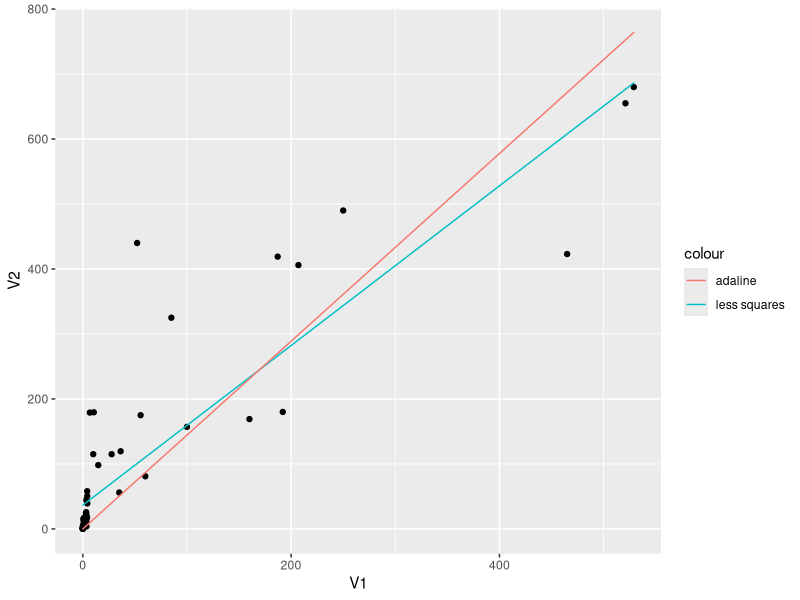
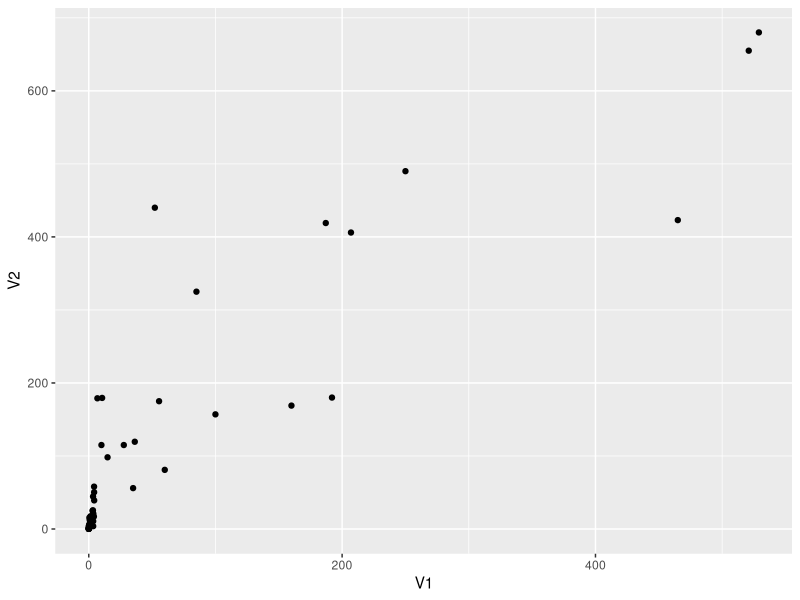
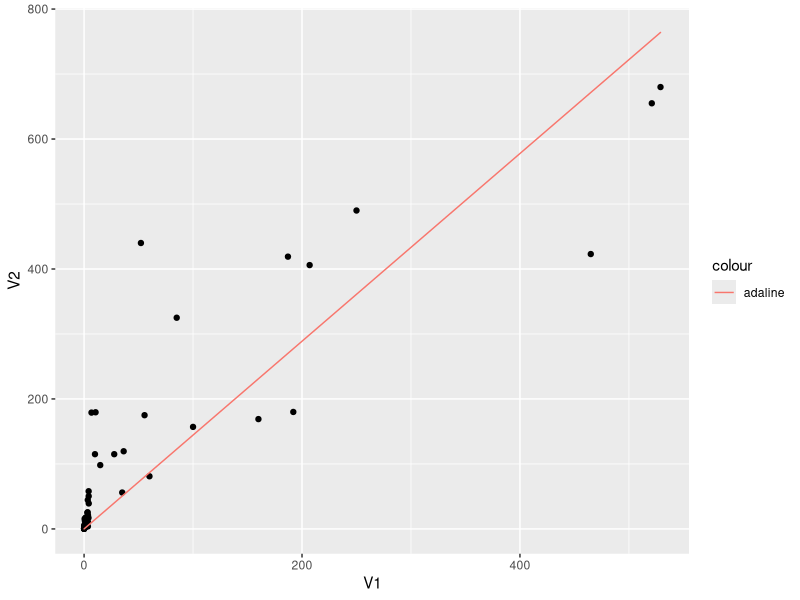
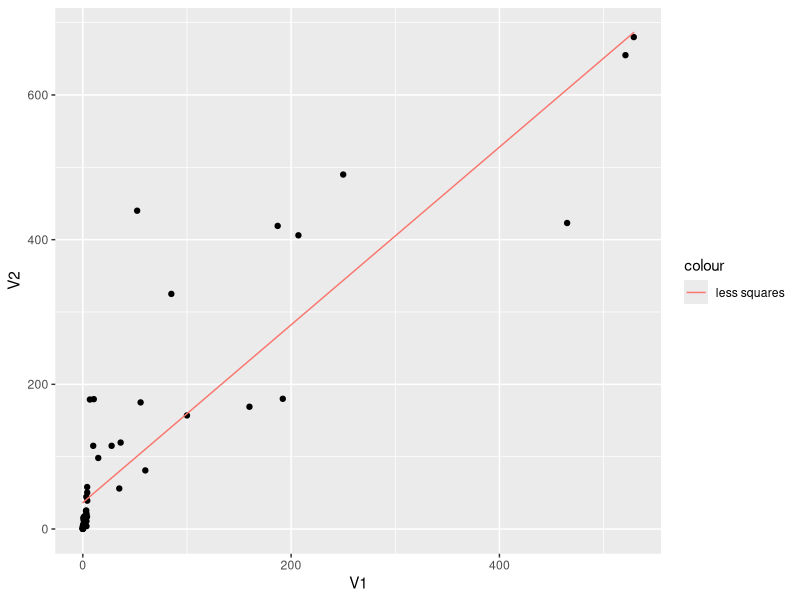

Reproduce these figures in R, in order.
#install.packages("ggplot2")
library("ggplot2")

adaline <- function(x, w) x*w

train <- function(epoch, x, y, w, q) {
  yr <- 0
  for(e in seq(1, epoch, 1) ) {
    for(i in seq(1, length(x), 1) ) {
      yr[i] <- adaline(x[i], w)
      dw <- q * x[i] * (y[i] - yr[i])
      w <- w + dw
    }
  }
  return(w)
}

generateInputData <- function(f = "csv" , n = 100, step=1) {
  if(f == "csv") {
    res <- read.csv("brain-body.csv",header = F)
  } else {
    x <- seq(0, n, step)
    y <- x^2 + 2*x
    res <- data.frame(V1=x, V2=y)
  }
  res
}

input_data <- generateInputData()
wholeDataset <- qplot(V1, V2, data=input_data, geom=c("point"))

x <- input_data$V1
y <- input_data$V2
n <- length(x)

###ls###
z <- n * sum(x^2) - sum(x)^2
b <- (sum(y)*sum(x^2) - sum(y*x)*sum(x))/z
a <- (n * sum(x*y) - sum(y)*sum(x))/z

yrLs <- a*x+b

sigmaY <- sum((yrLs - y)^2)/(n-2)
sigmaA <- (sigmaY*sum(x^2))/z
sigmaB <- sigmaY*n/z

withLs <- wholeDataset + 
  geom_path(aes(x, y, colour="less squares"), data = data.frame(x=x, y=yrLs))

###adaline###
w0 <- 0.1
epoch <- 5
q <- 0.00001
yr <- 0

w <- train(epoch, x, y, w0, q)
yr <- sapply(x, function(xi) adaline(xi, w))
yr

sigmaY_adaline <- sum((yr - y)^2)/(n-2)

withAdaline <- wholeDataset + 
  geom_path(aes(x, y, colour="adaline"), data=data.frame(x=x, y=yr))

all <- withLs + geom_path(aes(x, y, colour="adaline"), data=data.frame(x=x, y=yr))
